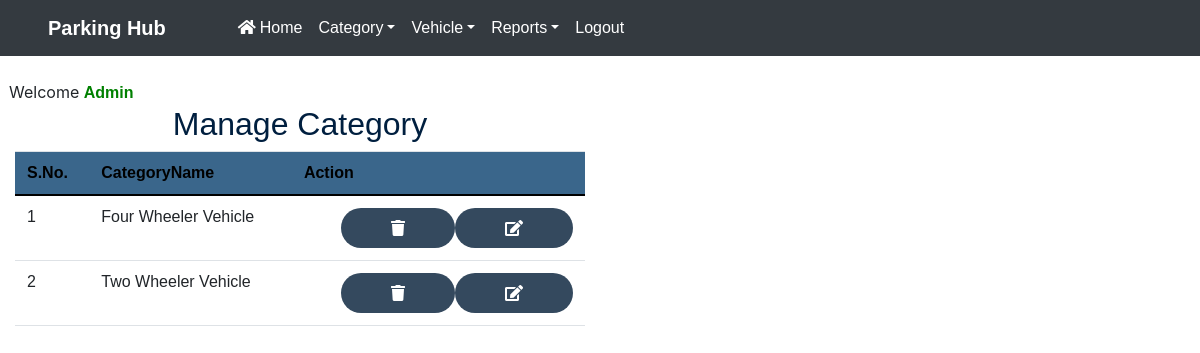
The page /manage_category (signed in) on the database as committed earlier.
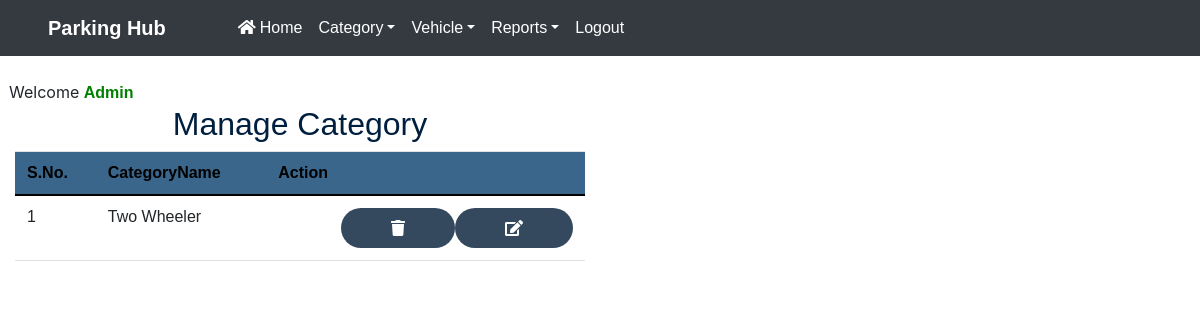
The same page on the database as committed later.
### vehicle/models.py (models this page shows, shortened)
class Category(models.Model):
    categoryname = models.CharField(max_length=50)

### vehicle/views.py (the view)
# urls.py: path('manage_category',manage_category,name='manage_category'),
def manage_category(request):
    if not request.user.is_authenticated:
        return redirect('admin_login')
    category = Category.objects.all()
    d = {'category':category}
    return render(request, 'manage_category.html', d)

### vehicle/templates/manage_category.html
{% load static %}
<html>
{% include 'headeradmin.html' %}
<body>
{% include 'nav2admin.html' %}
<br> &nbsp;&nbsp;Welcome <b style = 'text-transform : capitalize ; color : green'>{{request.user.username}}</b>
<div class="container" style = "margin-top:10px">
<h2 class="text-center" style = "font-family: sans-serif;  color : #001f3f">Manage Category</h2>
<table class='table table-hover' id = example>
<thead style = 'background-color : #3a668b ; color : Black'>
<tr>
<th>S.No.</th>
<th>CategoryName</th>
<th>Action</th>
</tr>
</thead>
<tbody>
 {% for i in category %}
<tr>
<td>{{forloop.counter}}</td>
 <td>{{i.categoryname}}</td>
<td><a href = "{% url 'edit_category' i.id %}" class='btn btn-secondary' title="Edit Category"><i class="fa fa-edit fa-1x"></i></a>
<a href = "{% url 'delete_category' i.id %}" title="Delete Category" class='btn btn-primary'><i class="fa fa-trash fa-1x"></i></a></td>
</tr>
{% endfor %}
</tbody>
</table>
</div>
</body>
</html>

Rows that differ between the two databases and show on the page:
removed Category: categoryname "Four Wheeler Vehicle"
removed Category: categoryname "Two Wheeler Vehicle"
added Category: categoryname "Two Wheeler"
